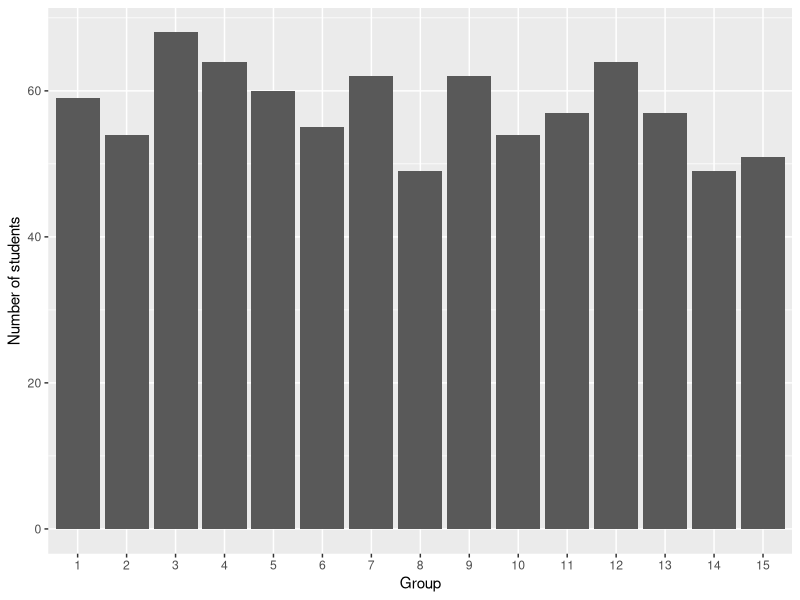
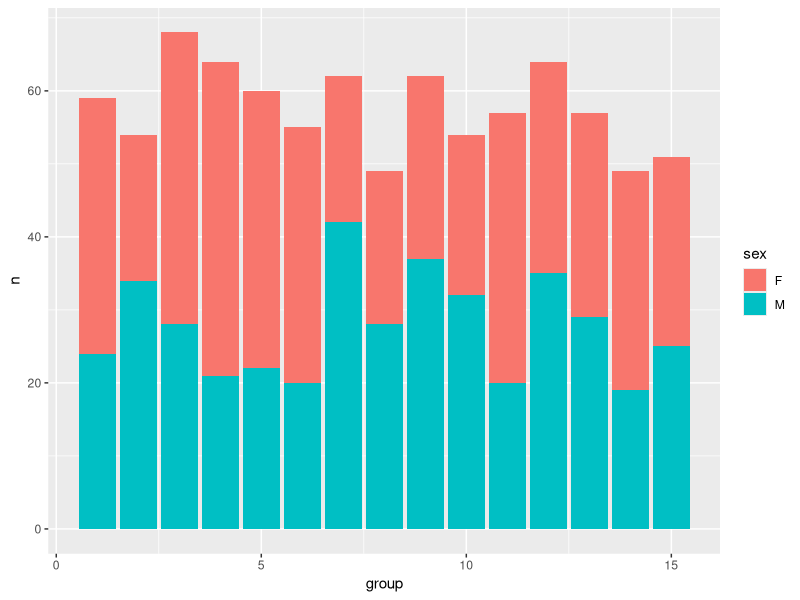
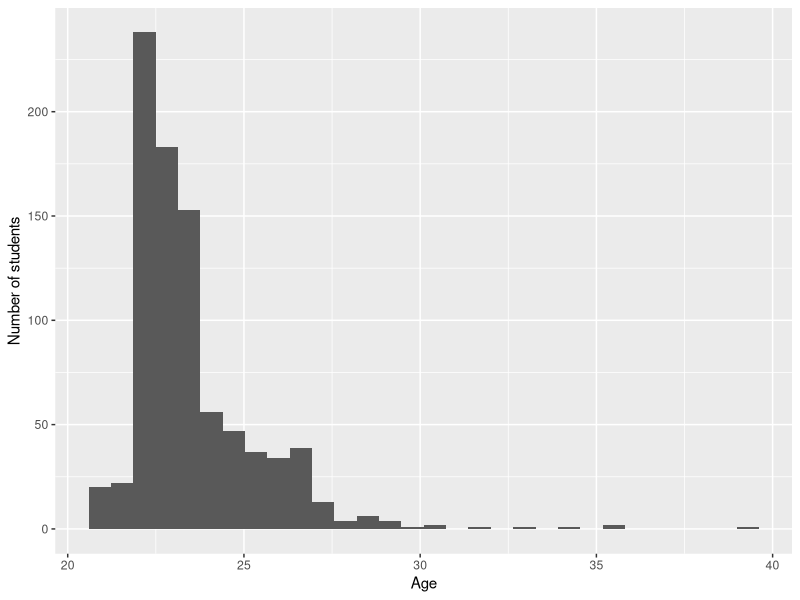
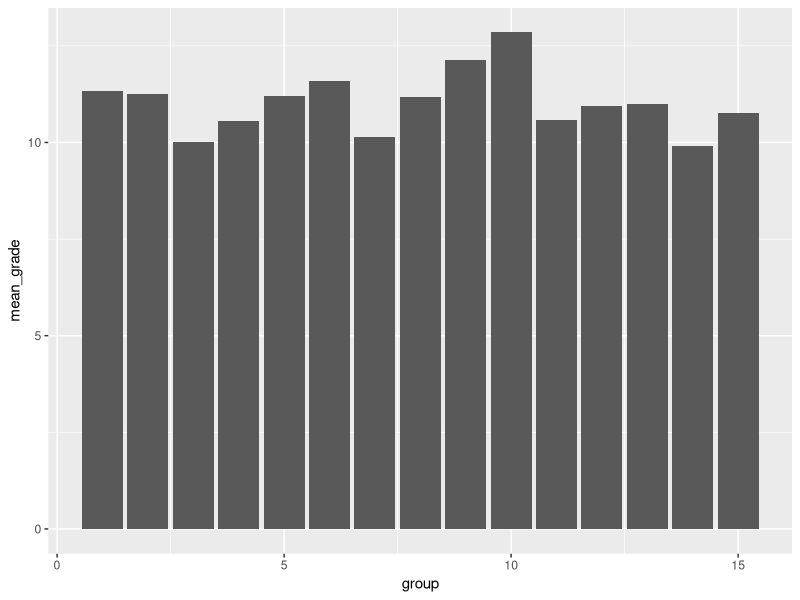
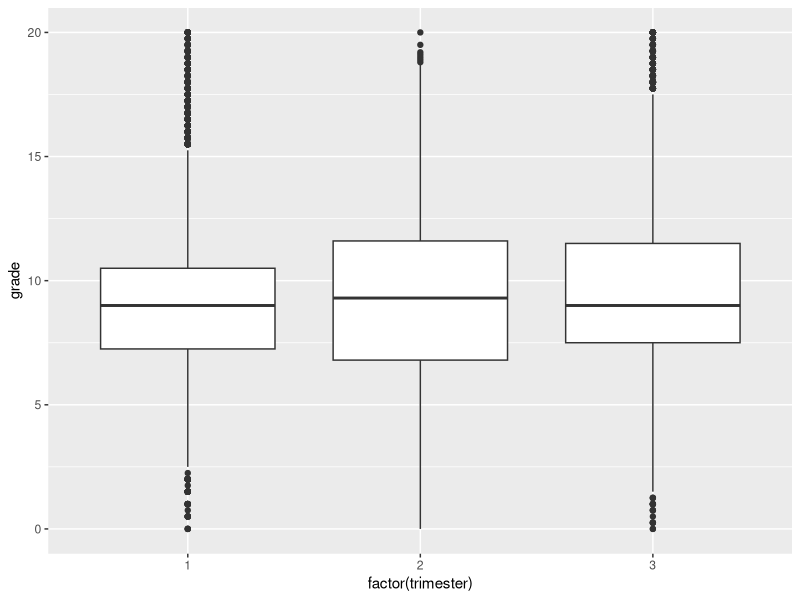

These figures' R source, in order:
## ---- chunk 1
library(readr)
library(here)
courses <- read_csv(here("courses.csv"), show_col_types = FALSE)
## ---- chunk 2
library(dplyr)
library(knitr)

courses |> 
  rename(
    course_name = course,
    identifier = course_id,
    number_of_exams = nb_grades
  ) |> 
  arrange(course_name) |> 
  kable()
## ---- chunk 3

students <- read_csv(here("students.csv"),show_col_types = FALSE) |>
  mutate(
    birth_date = as.Date(birth_date),
    sex = factor(sex)
  )

birth_date_class <- class(students$birth_date)
sex_class <- class(students$sex)

students |>
  slice_head(n = 5) |>
  kable()
## ---- chunk 4
library(readr)

grades <- read_delim(
  "grades.csv",
  delim = "|",
  na = "$",
  show_col_types = FALSE
)


## ---- chunk 5
library(dplyr)
library(ggplot2)

students |>
  count(group, name = "nb_students") |>
  ggplot(aes(x = factor(group), y = nb_students)) +
  geom_col() +
  labs(x = "Group", y = "Number of students")
## ---- chunk 6

students |>
  count(group, sex) |>
  ggplot(aes(x = group, y = n, fill = sex)) +
  geom_col()
## ---- chunk 7
library(lubridate)

students |>
  mutate(age = time_length(today() - birth_date, unit = "year")) |>
  ggplot(aes(x = age)) +
  labs(x = "Age", y = "Number of students") +
  geom_histogram()
## ---- chunk 8
median_age <- students |>
  mutate(age = time_length(today() - birth_date, unit = "year")) |>
  group_by(group) |>
  summarise(median_age = round(median(age)))

median_age |>
  kable()
## ---- chunk 9
oldest <- students |>
  mutate(age = round(time_length(today() - birth_date, unit = "year"))) |>
  group_by(group) |>
  filter(age == max(age)) |>
  ungroup() |>
  arrange(desc(age)) |>
  select(id, group, sex, age)

oldest |>
  kable()
## ---- chunk 10
library(dplyr)
library(tidyr)

nb_grades <- grades |>
  drop_na(grade) |>
  nrow()
## ---- chunk 11
cna_id <- courses |>
  filter(course == "Celestial Navigation and Astronomy") |>
  pull(course_id)

avg_cna <- students |>
  inner_join(grades, by = "id") |>
  filter(course_id == cna_id) |>
  group_by(group) |>
  summarise(mean_grade = mean(grade, na.rm = TRUE))

avg_cna |>
  ggplot(aes(x = group, y = mean_grade)) +
  geom_col()
## ---- chunk 12
library(dplyr)
library(ggplot2)

grades_trimester <- grades |>
  inner_join(courses, by = "course_id")

grades_trimester |>
  ggplot(aes(x = factor(trimester), y = grade)) +
  geom_boxplot()
